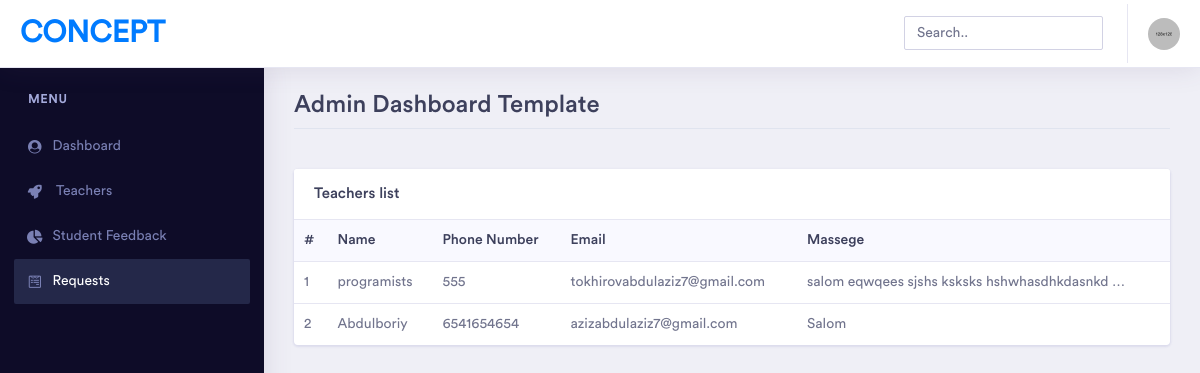
/dashboard/requests/ (signed in), run on the app's committed database.
### main/models.py (models this page shows, shortened)
class ContactModel(models.Model):
    name = models.CharField(max_length=255)
    phone_number = models.CharField(max_length=255)
    email = models.EmailField()
    message = models.TextField()

### dashboard/views.py (the view)
# urls.py: path('requests/', requests, name='requests_url'),
@login_required(login_url='login_url')
def requests(request):
    requests = ContactModel.objects.all()
    context = {
        'requests':requests
    }
    return render(request, 'dashboard/requests.html', context)

### templates/dashboard/requests.html (shortened to what this page needs)
{% load static %}
<!doctype html>
<html lang="en">
<head>
    <link rel="stylesheet" href="{% static 'dashboard/vendor/bootstrap/css/bootstrap.min.css' %}">
    <link href="{% static 'dashboard/vendor/fonts/circular-std/style.css' %}" rel="stylesheet">
    <link rel="stylesheet" href="{% static 'dashboard/libs/css/style.css' %}">
    <link rel="stylesheet" href="{% static 'dashboard/vendor/fonts/fontawesome/css/fontawesome-all.css' %}">
    <link rel="stylesheet" href="{% static 'dashboard/vendor/charts/chartist-bundle/chartist.css' %}">
    <link rel="stylesheet" href="{% static 'dashboard/vendor/charts/morris-bundle/morris.css' %}">
    <link rel="stylesheet" href="{% static 'dashboard/vendor/fonts/material-design-iconic-font/css/materialdesignicons.min.css' %}">
    <link rel="stylesheet" href="{% static 'dashboard/vendor/charts/c3charts/c3.css' %}">
    <link rel="stylesheet" href="{% static 'dashboard/vendor/fonts/flag-icon-css/flag-icon.min.css' %}">
</head>
<body>
    <div class="dashboard-main-wrapper">
        <div class="dashboard-header">
            <nav class="navbar navbar-expand-lg bg-white fixed-top">
                <a class="navbar-brand" href="index.html">Concept</a>
                <div class="collapse navbar-collapse " id="navbarSupportedContent">
                    <ul class="navbar-nav ml-auto navbar-right-top">
                        <li class="nav-item">
                            <div id="custom-search" class="top-search-bar">
                                <input class="form-control" type="text" placeholder="Search..">
                            </div>
                        </li>
                        <li class="nav-item dropdown nav-user">
                            <a class="nav-link nav-user-img" href="#" id="navbarDropdownMenuLink2" data-toggle="dropdown" aria-haspopup="true" aria-expanded="false"><img src="assets/images/avatar-1.jpg" alt="" class="user-avatar-md rounded-circle"></a>
                        </li>
                    </ul>
                </div>
            </nav>
        </div>
        <div class="nav-left-sidebar sidebar-dark">
            <div class="menu-list">
                <nav class="navbar navbar-expand-lg navbar-light">
                    <div class="collapse navbar-collapse" id="navbarNav">
                        <ul class="navbar-nav flex-column">
                            <li class="nav-divider">
                                Menu
                            </li>
                            <li class="nav-item ">
                                <a class="nav-link " href=" {% url 'dashboard_url' %} " aria-expanded="false" data-target="#submenu-1" aria-controls="submenu-1"><i class="fa fa-fw fa-user-circle"></i>Dashboard <span class="badge badge-success">6</span></a>
                            </li>
                            <li class="nav-item">
                                <a class="nav-link " href="{% url 'teacher_url' %} "  aria-expanded="false" data-target="#submenu-2" aria-controls="submenu-2"><i class="fa fa-fw fa-rocket"></i> Teachers</a>
                            </li>
                            <li class="nav-item">
                                <a class="nav-link " href="{% url 'students_url' %} "  aria-expanded="false" data-target="#submenu-3" aria-controls="submenu-3"><i class="fas fa-fw fa-chart-pie"></i>Student Feedback</a>
                            </li>
                            <li class="nav-item ">
                                <a class="nav-link active " href="{% url 'requests_url' %} "  aria-expanded="false" data-target="#submenu-4" aria-controls="submenu-4"><i class="fab fa-fw fa-wpforms"></i>Requests</a>
                                    </li>
                                </ul>
                            </div>
                        </nav>
                    </div>
                </div>
                <div class="dashboard-wrapper">
                    <div class="dashboard-ecommerce">
                        <div class="container-fluid dashboard-content ">
                            <div class="row">
                                <div class="col-xl-12 col-lg-12 col-md-12 col-sm-12 col-12">
                                    <div class="page-header">
                                        <h2 class="pageheader-title">Admin Dashboard Template </h2>
                                <div class="page-breadcrumb">
                                    <nav aria-label="breadcrumb">
                                        <ol class="breadcrumb">
                                        </ol>
                                    </nav>
                                </div>
                            </div>
                        </div>
                    </div>
                    <div class="ecommerce-widget">
                        <div class="row">
                            <div class="col-xl-12 col-lg-12 col-md-6 col-sm-12 col-12">
                                <div class="card">
                                    <h5 class="card-header">Teachers list</h5>
                                    <div class="card-body p-0">
                                        <div class="table-responsive">
                                            <table class="table">
                                                <thead class="bg-light">
                                                    <tr class="border-0">
                                                        <th class="border-0">#</th>
                                                        <th class="border-0">Name</th>
                                                        <th class="border-0">Phone Number</th>
                                                        <th class="border-0">Email</th>
                                                        <th class="border-0">Massege</th>
                                                    </tr>
                                                </thead>
                                                <tbody>
                                                    {% for request in requests %}
                                                    <tr>
                                                        <td>{{forloop.counter}}</td>
                                                        <td>{{request.name}} </td>
                                                        <td>{{request.phone_number}}</td>
                                                        <td>{{request.email}}</td>
                                                        <td>{{request.message| truncatewords:5}}</td>
                                                    </tr>
                                                    {% endfor %}
                                                </tbody>
                                            </table>
                                        </div>
                                    </div>
                                </div>
                            </div>
                        </div>
                    </div>
                </div>
            </div>
        </div>
    </div>
</body>
</html>

### data on the page
ContactModel: name "programists", phone_number "555", email "tokhirovabdulaziz7@gmail.com", message "salom eqwqees sjshs ksksks hshwhasdhkdasnkd …"
ContactModel: name "Abdulboriy", phone_number "6541654654", email "azizabdulaziz7@gmail.com", message "Salom"
